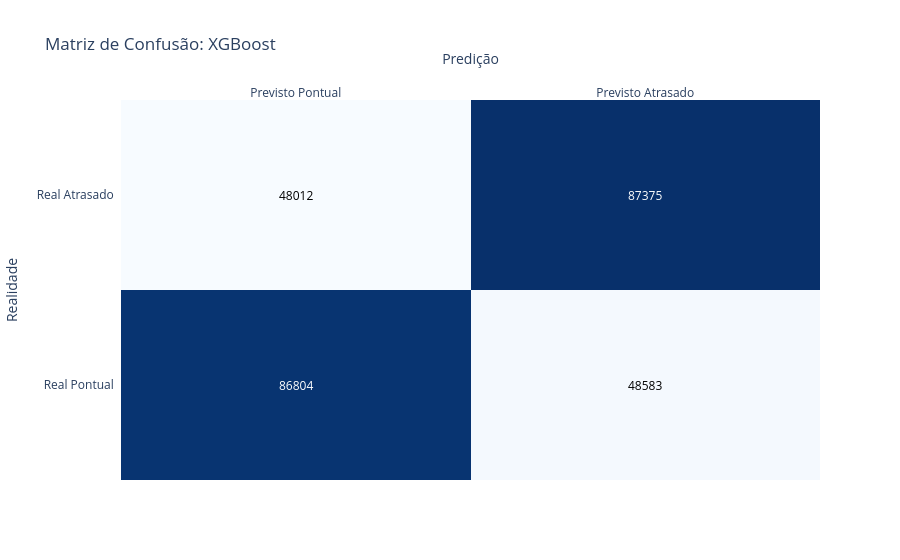

Notebook source saved alongside this figure:
### Code cell
fig_xgb = plot_confusion_matrix(y_test, y_pred_xgb, 'Matriz de Confusão: XGBoost')
fig_xgb.show()

### Figure 1 — Plotly figure (JSON) as saved in the notebook; plotly's stock layout.template omitted (floating-point values rounded to 4 significant figures)
{"data": [{"colorscale": [[0, "rgb(247,251,255)"], [0.125, "rgb(222,235,247)"], [0.25, "rgb(198,219,239)"], [0.375, "rgb(158,202,225)"], [0.5, "rgb(107,174,214)"], [0.625, "rgb(66,146,198)"], [0.75, "rgb(33,113,181)"], [0.875, "rgb(8,81,156)"], [1, "rgb(8,48,107)"]], "reversescale": false, "showscale": false, "type": "heatmap", "x": ["Previsto Pontual", "Previsto Atrasado"], "y": ["Real Pontual", "Real Atrasado"], "z": [[86804, 48583], [48012, 87375]]}], "layout": {"annotations": [{"font": {"color": "#FFFFFF"}, "showarrow": false, "text": "86804", "x": "Previsto Pontual", "xref": "x", "y": "Real Pontual", "yref": "y"}, {"font": {"color": "#000000"}, "showarrow": false, "text": "48583", "x": "Previsto Atrasado", "xref": "x", "y": "Real Pontual", "yref": "y"}, {"font": {"color": "#000000"}, "showarrow": false, "text": "48012", "x": "Previsto Pontual", "xref": "x", "y": "Real Atrasado", "yref": "y"}, {"font": {"color": "#FFFFFF"}, "showarrow": false, "text": "87375", "x": "Previsto Atrasado", "xref": "x", "y": "Real Atrasado", "yref": "y"}], "title": {"text": "Matriz de Confusão: XGBoost"}, "xaxis": {"dtick": 1, "gridcolor": "rgb(0, 0, 0)", "side": "top", "ticks": "", "title": {"text": "Predição"}}, "yaxis": {"dtick": 1, "ticks": "", "ticksuffix": "  ", "title": {"text": "Realidade"}}}}
